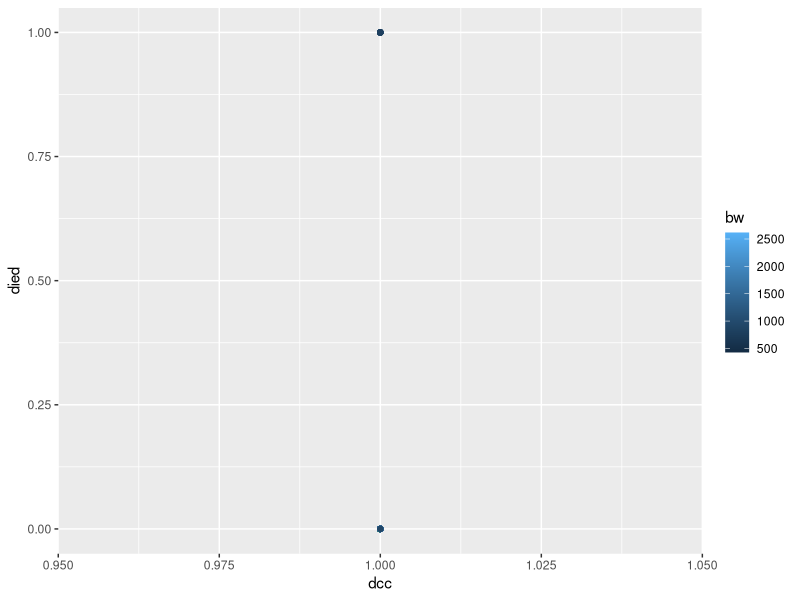
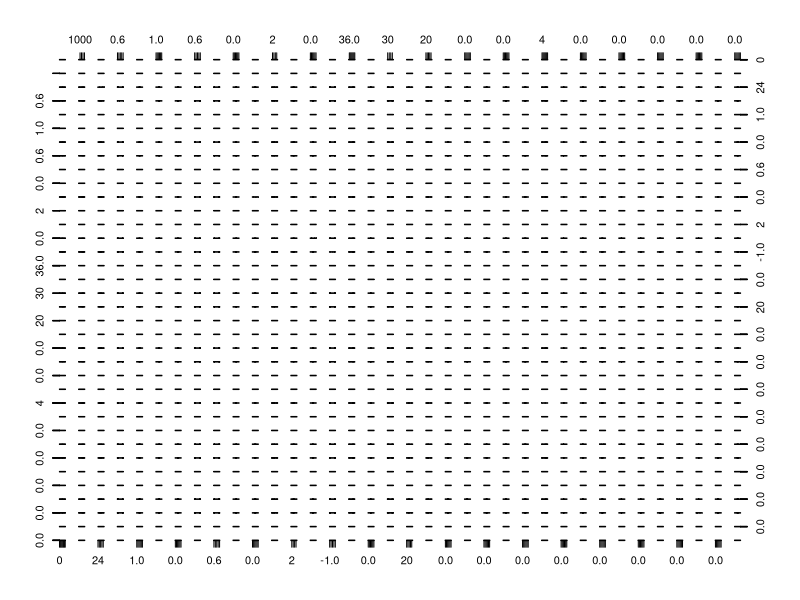

These figures' R source, in order:
## ---- chunk 1
knitr::opts_chunk$set(echo = TRUE)
## ---- chunk 2
    #install.packages( "pacman" )
    #library(pacman) 
    #p_load( readxl )
## ---- chunk 3

library(readxl)
library(dplyr)
cord_clamp = read_xlsx("Song_DCC_PlosOne_datadryad9.16.15.xlsx")
summary(cord_clamp)
str(cord_clamp)
set.seed(123)    # seed the pseudo random number generator, so we have consistent result between runs.
cord_clamp_sample10 = cord_clamp %>% sample_frac(0.1 )
cord_clamp_sample1  = cord_clamp %>% sample_frac(0.01)
#View(coord_clamp_sample1)
## ---- chunk 4
dim(cord_clamp)
## ---- chunk 5

cord_clamp %>% head(6)

## ---- chunk 6
Min    = min(       cord_clamp$bw)
Q1     = quantile(  cord_clamp$bw, probs = 0.25)
Median = median(    cord_clamp$bw)
Q3     = quantile(  cord_clamp$bw, probs = 0.75)
Max    = max(       cord_clamp$bw)


####Outliers: any data point more than 1.5*IQR away from median.
####IQR: InterQuartile Range: Q1-Median or Q3-Median

five_num_summary = cord_clamp %>% summarize( min = Min,
                                          Q1 = Q1,
                                          median = Median,
                                          Q3 = Q3,
                                          max = Max)
five_num_summary

## ---- chunk 7




library(ggplot2)
ggplot(data=cord_clamp, aes(x=dcc, y=died)) + 
  geom_point(aes(col=bw))


#### maybe do a facet_wrap with ??

## ---- chunk 8
plot(cord_clamp_sample10)
